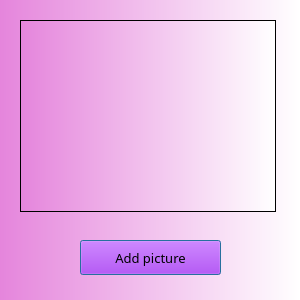
<?xml version="1.0" encoding="UTF-8"?>
<ui version="4.0">
 <class>GetText</class>
 <widget class="QMainWindow" name="GetText">
  <property name="geometry">
   <rect>
    <x>0</x>
    <y>0</y>
    <width>300</width>
    <height>300</height>
   </rect>
  </property>
  <property name="windowTitle">
   <string>GetText from picture</string>
  </property>
  <property name="styleSheet">
   <string notr="true">
background-color: qlineargradient(spread:pad, x1:0, y1:0, x2:1, y2:0, stop:0 rgba(229, 133, 220, 255), stop:1 rgba(255, 255, 255, 255));
color: qlineargradient(spread:pad, x1:0, y1:0, x2:1, y2:0, stop:0 rgba(152, 76, 178, 255), stop:1 rgba(255, 255, 255, 255));
</string>
  </property>
  <widget class="QWidget" name="centralwidget">
   <widget class="QPushButton" name="AddPicture">
    <property name="geometry">
     <rect>
      <x>80</x>
      <y>240</y>
      <width>141</width>
      <height>35</height>
     </rect>
    </property>
    <property name="font">
     <font>
      <family>Cascadia Code SemiBold</family>
      <pointsize>10</pointsize>
      <weight>7</weight>
      <italic>false</italic>
      <bold>false</bold>
     </font>
    </property>
    <property name="styleSheet">
     <string notr="true">font: 63 10pt &quot;Cascadia Code SemiBold&quot;;
color: rgb(0, 0, 0);
background-color: rgb(170, 0, 255);</string>
    </property>
    <property name="text">
     <string>Add picture</string>
    </property>
    <property name="checkable">
     <bool>false</bool>
    </property>
    <property name="default">
     <bool>true</bool>
    </property>
   </widget>
   <widget class="QListWidget" name="listWidget">
    <property name="geometry">
     <rect>
      <x>20</x>
      <y>20</y>
      <width>256</width>
      <height>192</height>
     </rect>
    </property>
   </widget>
  </widget>
 </widget>
 <resources/>
 <connections/>
</ui>
